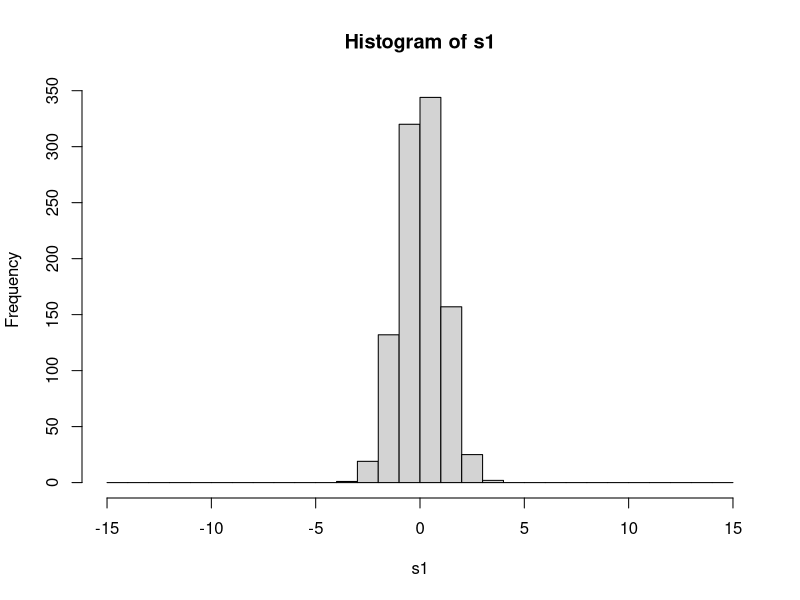
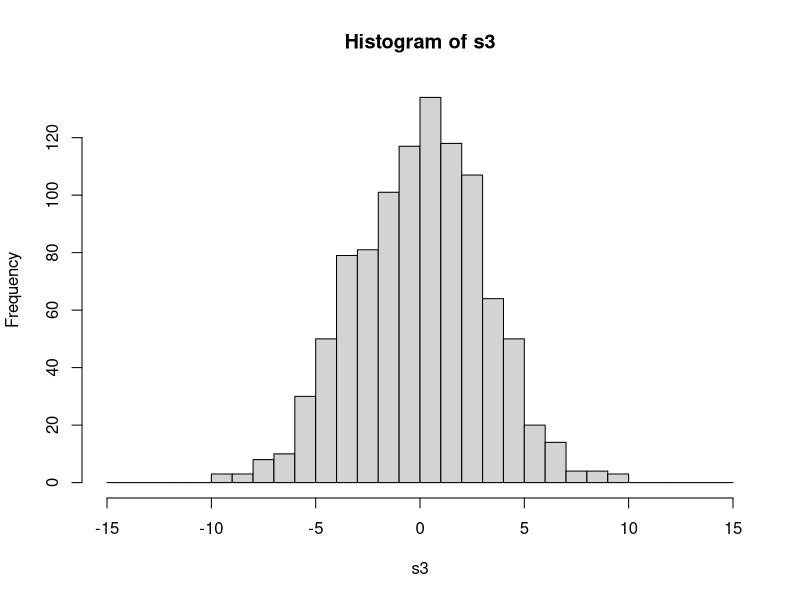
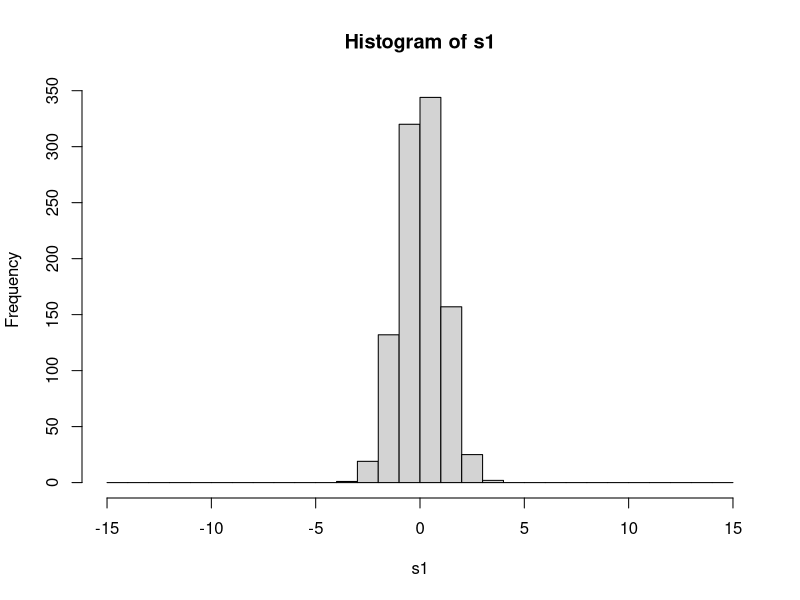
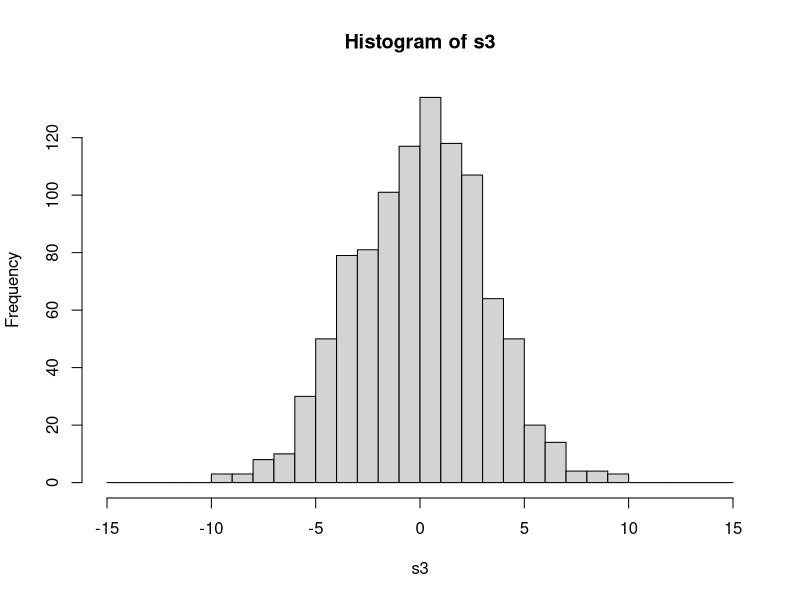
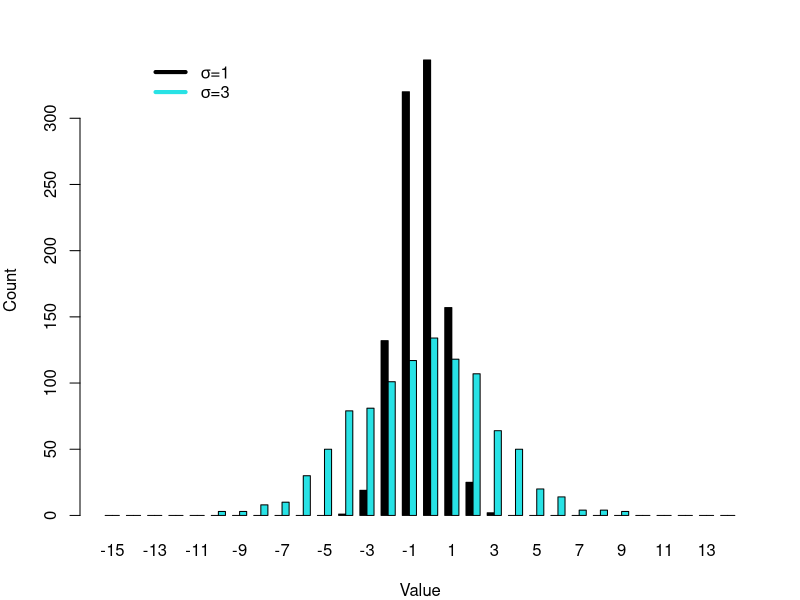

Write R code to recreate these figures, in order.
s1=rnorm(1000,mean=0,sd=1)
s3=rnorm(1000,mean=0,sd=3)
head(s1)
head(s3)
bins=seq(-15,15,by=1)
hist(s1,breaks=bins)$breaks
hist(s3,breaks=bins)$breaks
counts_s1<-hist(s1,breaks=bins)$counts
counts_s3<-hist(s3,breaks=bins)$counts
par(mfrow=c(1,1), mar=c(4, 4, 3, 2)) 
barplot(rbind(counts_s1,counts_s3),col=c(1,5),beside=T,names.arg=seq(-15,14.5,by=1),xlab="Value",ylab="Count")
legend(6,350,c(expression(paste(sigma,"=1")),expression(paste(sigma,"=3"))),col=c(1,5),lwd=4, bty="n")
